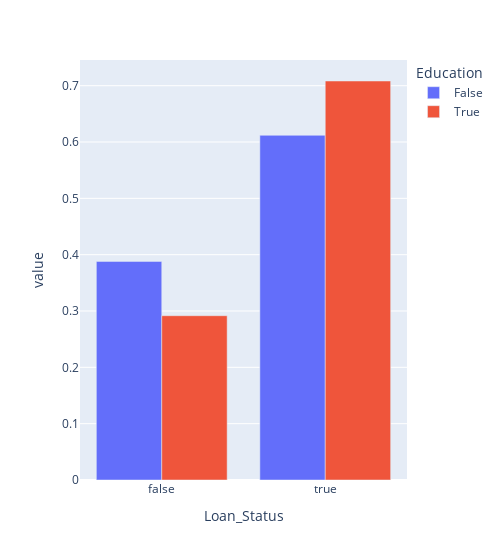

The code cell stored with this chart in its notebook:
### Code cell
px.bar(train_df.groupby(['Loan_Status','Education']).size().unstack()/train_df.groupby(['Loan_Status','Education']).size().unstack().sum(),width=500,barmode="group")

### Figure 1 — Plotly figure (JSON) as saved in the notebook; plotly's stock layout.template omitted (floating-point values rounded to 4 significant figures)
{"data": [{"alignmentgroup": "True", "hovertemplate": "Education=False<br>Loan_Status=%{x}<br>value=%{y}<extra></extra>", "legendgroup": "False", "marker": {"color": "#636efa", "pattern": {"shape": ""}}, "name": "False", "offsetgroup": "False", "orientation": "v", "showlegend": true, "textposition": "auto", "type": "bar", "x": [false, true], "xaxis": "x", "y": [0.3881, 0.6119], "yaxis": "y"}, {"alignmentgroup": "True", "hovertemplate": "Education=True<br>Loan_Status=%{x}<br>value=%{y}<extra></extra>", "legendgroup": "True", "marker": {"color": "#EF553B", "pattern": {"shape": ""}}, "name": "True", "offsetgroup": "True", "orientation": "v", "showlegend": true, "textposition": "auto", "type": "bar", "x": [false, true], "xaxis": "x", "y": [0.2917, 0.7083], "yaxis": "y"}], "layout": {"barmode": "group", "legend": {"title": {"text": "Education"}, "tracegroupgap": 0}, "margin": {"t": 60}, "width": 500, "xaxis": {"anchor": "y", "domain": [0, 1], "title": {"text": "Loan_Status"}}, "yaxis": {"anchor": "x", "domain": [0, 1], "title": {"text": "value"}}}}
